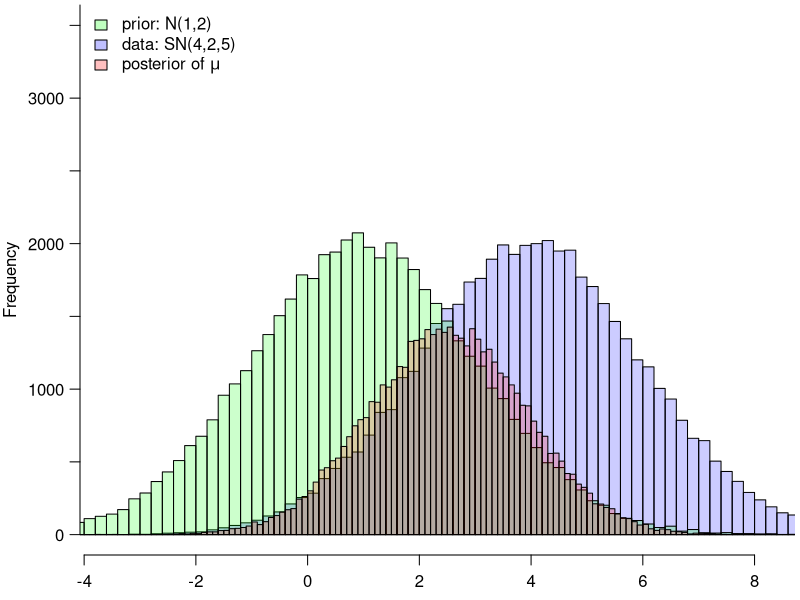

Write the R code that produced this figure. (Note: this script raises an error after producing the figure.)
x = 4
sigma = 2
alpha = 0
# transform alpha
rho = alpha/sqrt(1+alpha^2)

# Prior parameters
delta = 1
tau = 2

# Gibbs sampler
N = 50000 # number of iterations
mu <- rep(NA,N) # vector to store mu
mu[1] <- 1 # initial value of mu

for(i in 2:N){
  z <- (x - mu[i-1])/sigma
  y <- truncnorm::rtruncnorm(1,0,Inf,rho*z,sqrt(1-rho^2)) # needs truncnorm package
  mu[i] <- rnorm(1,(tau^2*(x-sigma*rho*y)+sigma^2*(1-rho^2)*delta)/(tau^2+sigma^2*(1-rho^2)),
                 sqrt((tau^2*sigma^2*(1-rho^2))/(tau^2+sigma^2*(1-rho^2))))
}

N <- 50000

omega <- sqrt(sigma^2/(1-(2*rho^2)/pi))
epsilon <- x - omega * sqrt(2/pi) * rho
z <- truncnorm::rtruncnorm(n = N, a = 0, b = Inf, mean = 0, sd = 1)
y <- epsilon + omega*rho*z + omega*sqrt(1-(rho^2))*rnorm(N,0,1)

par(mar = c(2.25,4,.25,.25),las = 1, mgp = c(3,0.8,0))
hist(y,seq(-100,100,0.2), xlim = c(-3.6,8.25), ylim = c(0,3500), col = rgb(0,0,1,0.2), main = NA, xlab = "", yaxt = "n")
hist(rnorm(N,delta,tau),seq(-100,100,0.2), add = T, col = rgb(0,1,0,0.2))
hist(mu,breaks = seq(-100,100,0.1), xlim = c(-3,3), add = T, col = rgb(1,0,0,0.2))
axis(2,at = seq(0,4000,500), labels = c(0,NA,1000,NA,2000,NA,3000,NA,4000))
legend("topleft", c("prior: N(1,2)", "data: SN(4,2,5)", expression("posterior of "*mu)),
       fill = c(rgb(0,1,0,0.25), rgb(0,0,1,0.25), rgb(1,0,0,0.25)), bty = "n")

hist(y2,seq(-100,100,0.05), xlim = c(-3,3), col = rgb(1,0,0,0.2), add = T)

hist(rnorm(50000,mu0,sqrt(var0)),breaks = seq(-100,100,0.1),col = rgb(0,1,0,0.2),add = T)
